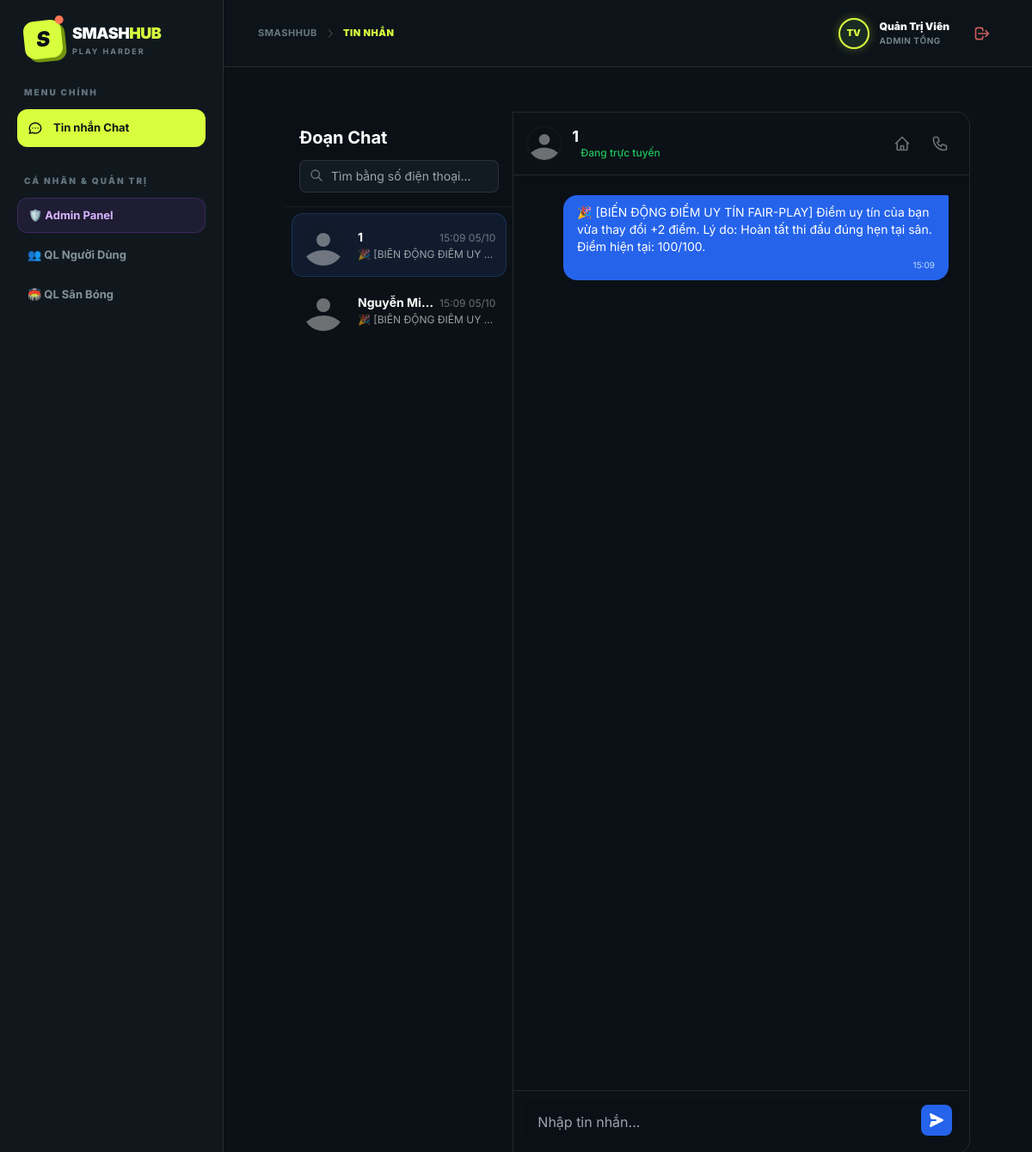
The page /index.php?action=chat&user=13 (signed in) on the database its author committed.
### tables this page shows
CREATE TABLE `users` (
  `id` int NOT NULL AUTO_INCREMENT,
  `username` varchar(50) NOT NULL,
  `password` varchar(255) NOT NULL,
  `role` enum('user','staff','owner','admin') DEFAULT 'user',
  `name` varchar(255) NOT NULL,
  `phone` varchar(20) DEFAULT NULL,
  `avatar_url` varchar(255) DEFAULT NULL,
  `skill_level` tinyint NOT NULL DEFAULT 3 COMMENT '1: Mới chơi, 2: TB Yếu, 3: Trung bình, 4: Khá, 5: Bán chuyên',
  `preferred_format` varchar(50) DEFAULT 'Đánh Đôi' COMMENT 'Đánh Đơn, Đánh Đôi, Giao lưu nhóm',
  `district` varchar(100) DEFAULT 'Bình Thạnh',
  `latitude` decimal(10,8) DEFAULT NULL,
  `longitude` decimal(11,8) DEFAULT NULL,
  `location_address` varchar(255) DEFAULT '',
  `reputation_score` int NOT NULL DEFAULT 100 COMMENT 'Thang điểm Uy Tín Fair-Play từ 0 - 100',
  `penalty_until` datetime DEFAULT NULL,
  `created_at` timestamp NOT NULL DEFAULT CURRENT_TIMESTAMP,
  `owner_id` int DEFAULT NULL,
  `assigned_pitch_id` int DEFAULT NULL,
  PRIMARY KEY (`id`),
  UNIQUE KEY `username` (`username`)
);

CREATE TABLE `messages` (
  `id` int NOT NULL AUTO_INCREMENT,
  `sender_id` int NOT NULL,
  `receiver_id` int NOT NULL,
  `content` text NOT NULL,
  `is_read` tinyint DEFAULT 0,
  `created_at` timestamp NOT NULL DEFAULT CURRENT_TIMESTAMP,
  PRIMARY KEY (`id`),
  KEY `sender_id` (`sender_id`),
  KEY `receiver_id` (`receiver_id`)
);

### controllers/MessageController.php (called while the page is built, shortened)
<?php
class MessageController {
    public function index() {
        $database = new Database();
        $db = $database->getConnection();
        $msgModel = new Message($db);
        $contacts = $msgModel->getRecentContacts($_SESSION['user_id'])->fetchAll(PDO::FETCH_ASSOC);
        if (isset($_GET['user'])) {
            require_once 'models/User.php';
            $userModel = new User($db);
            $active_user = $userModel->readOne($_GET['user']);
            if ($active_user) {
                $messages = $msgModel->getConversation($_SESSION['user_id'], $active_user['id'])->fetchAll(PDO::FETCH_ASSOC);
            }
        }
        require_once 'views/layout.php';
    }
}
?>

### models/Message.php (called while the page is built, shortened)
<?php
class Message {
    private $conn;
    private $table_name = "messages";
    public function __construct($db) {
        $this->conn = $db;
    }
    public function getConversation($user1, $user2) {
        $query = "SELECT m.*, u.avatar_url, u.name as sender_name
                  FROM " . $this->table_name . " m
                  JOIN users u ON m.sender_id = u.id
                  WHERE (m.sender_id = ? AND m.receiver_id = ?)
                     OR (m.sender_id = ? AND m.receiver_id = ?)
                  ORDER BY m.created_at ASC";
        $stmt = $this->conn->prepare($query);
        $stmt->execute([$user1, $user2, $user2, $user1]);
        $updateQ = "UPDATE " . $this->table_name . " SET is_read = 1 WHERE sender_id = ? AND receiver_id = ?";
        $upStmt = $this->conn->prepare($updateQ);
        $upStmt->execute([$user2, $user1]);
        return $stmt;
    }
    public function getRecentContacts($user_id) {
        $query = "
            SELECT
                u.id as contact_id, u.name, u.avatar_url,
                m.content as last_message, m.created_at, m.is_read, m.sender_id
            FROM users u
            JOIN messages m ON (u.id = m.sender_id OR u.id = m.receiver_id)
            WHERE (m.sender_id = ? OR m.receiver_id = ?)
              AND u.id != ?
              AND m.id = (
                  SELECT MAX(id) FROM messages m2
                  WHERE (m2.sender_id = u.id AND m2.receiver_id = ?)
                     OR (m2.sender_id = ? AND m2.receiver_id = u.id)
              )
            ORDER BY m.created_at DESC
        ";
        $stmt = $this->conn->prepare($query);
        $stmt->execute([$user_id, $user_id, $user_id, $user_id, $user_id]);
        return $stmt;
    }
}
?>

### models/User.php (called while the page is built, shortened)
<?php
class User {
    private $conn;
    private $table_name = "users";
    public function __construct($db) {
        $this->conn = $db;
        $this->ensureSchema();
    }
    private function ensureSchema() {
        try {
            $cols = $this->conn->query("SHOW COLUMNS FROM " . $this->table_name)->fetchAll(PDO::FETCH_COLUMN);
        } catch (Exception $e) {}
    }
    public function readOne($id) {
        $query = "SELECT * FROM " . $this->table_name . " WHERE id = ? LIMIT 0,1";
        $stmt = $this->conn->prepare($query);
        $stmt->bindParam(1, $id);
        $stmt->execute();
        return $stmt->fetch(PDO::FETCH_ASSOC);
    }
}
?>

### views/user/chat.php (the view, shortened to what this page needs)
<div class="max-w-7xl mx-auto py-6 sm:px-6 lg:px-8 h-[calc(100vh-80px)] flex">
    <div class="w-1/3 bg-[#0b1116] border-r border-white/10 flex flex-col rounded-l-2xl shadow-none">
        <div class="p-4 border-b border-white/5 bg-[#0b1116]/5 flex-shrink-0">
            <h2 class="text-xl font-bold text-white">Đoạn Chat</h2>
            <form action="index.php" method="GET" class="mt-3 relative">
                <input type="text" name="search_phone" placeholder="Tìm bằng số điện thoại..." required
                       class="w-full pl-9 pr-3 py-2 bg-[#0b1116] border border-white/10 rounded-lg text-sm focus:outline-none focus:border-blue-400 focus:ring-1 focus:ring-blue-400 transition">
                <svg class="w-4 h-4 text-white/40 absolute left-3 top-2.5" fill="none" stroke="currentColor" viewBox="0 0 24 24"><path stroke-linecap="round" stroke-linejoin="round" stroke-width="2" d="M21 21l-6-6m2-5a7 7 0 11-14 0 7 7 0 0114 0z"></path></svg>
            </form>
        </div>
        <div class="overflow-y-auto flex-1 p-2 space-y-1">
            <?php if(count($contacts) > 0): ?>
                <?php foreach($contacts as $c): ?>
                    <a href="index.php?action=chat&user=<?php echo $c['contact_id']; ?>"
                       class="flex items-center p-3 rounded-xl hover:bg-[#0b1116]/5 transition <?php echo (isset($active_user) && $active_user['id'] == $c['contact_id']) ? 'bg-blue-500/10 ring-1 ring-blue-500/30' : ''; ?>">
                        <div class="relative w-12 h-12 rounded-full overflow-hidden bg-[#0b1116]/10 flex-shrink-0">
                            <?php if(!empty($c['avatar_url'])): ?>
                                <img src="<?php echo htmlspecialchars($c['avatar_url']); ?>" class="w-full h-full object-cover">
                            <?php else: ?>
                                <svg class="w-full h-full text-white/40" fill="currentColor" viewBox="0 0 24 24"><path d="M24 20.993V24H0v-2.996A14.977 14.977 0 0112.004 15c4.904 0 9.26 2.354 11.996 5.993zM16.002 8.999a4 4 0 11-8 0 4 4 0 018 0z"/></svg>
                            <?php endif; ?>
                        </div>
                        <div class="ml-4 flex-1 min-w-0">
                            <div class="flex justify-between items-baseline mb-0.5">
                                <h4 class="text-sm font-bold text-white truncate"><?php echo htmlspecialchars($c['name']); ?></h4>
                                <span class="text-xs text-white/40 flex-shrink-0"><?php echo date('H:i d/m', strtotime($c['created_at'])); ?></span>
                            </div>
                            <p class="text-xs text-white/60 truncate <?php echo ($c['is_read'] == 0 && $c['sender_id'] != $_SESSION['user_id']) ? 'font-bold text-white' : ''; ?>">
                                <?php echo htmlspecialchars($c['last_message']); ?>
                            </p>
                        </div>
                    </a>
                <?php endforeach; ?>
            <?php else: ?>
                <div class="text-center p-4 text-white/40 text-sm mt-10">Chưa có cuộc trò chuyện nào.</div>
            <?php endif; ?>
        </div>
    </div>
    <div class="w-2/3 bg-[#0b1116]/5 flex flex-col rounded-r-2xl shadow-none border border-l-0 border-white/10 relative">
        <?php if($active_user): ?>
            <div class="p-4 bg-[#0b1116] border-b border-white/10 flex items-center justify-between shadow-none z-10 absolute top-0 w-full rounded-tr-2xl">
                <div class="flex items-center">
                    <div class="w-10 h-10 rounded-full overflow-hidden bg-[#0b1116]/10 flex-shrink-0 border border-white/5">
                        <?php if(!empty($active_user['avatar_url'])): ?>
                            <img src="<?php echo htmlspecialchars($active_user['avatar_url']); ?>" class="w-full h-full object-cover">
                        <?php else: ?>
                            <svg class="w-full h-full text-white/40" fill="currentColor" viewBox="0 0 24 24"><path d="M24 20.993V24H0v-2.996A14.977 14.977 0 0112.004 15c4.904 0 9.26 2.354 11.996 5.993zM16.002 8.999a4 4 0 11-8 0 4 4 0 018 0z"/></svg>
                        <?php endif; ?>
                    </div>
                    <div class="ml-3">
                        <h3 class="text-lg font-bold text-white leading-tight"><?php echo htmlspecialchars($active_user['name']); ?></h3>
                        <p class="text-xs font-medium text-green-500 flex items-center">
                            <span class="w-1.5 h-1.5 bg-green-500/100/100/100 rounded-full mr-1"></span> Đang trực tuyến
                        </p>
                    </div>
                </div>
                <div class="flex space-x-2">
                    <a href="index.php?action=matchmaking" class="text-white/40 hover:text-blue-500 transition p-2 bg-[#0b1116]/5 rounded-full">
                        <svg class="w-5 h-5" fill="none" stroke="currentColor" viewBox="0 0 24 24"><path stroke-linecap="round" stroke-linejoin="round" stroke-width="2" d="M3 12l2-2m0 0l7-7 7 7M5 10v10a1 1 0 001 1h3m10-11l2 2m-2-2v10a1 1 0 01-1 1h-3m-6 0a1 1 0 001-1v-4a1 1 0 011-1h2a1 1 0 011 1v4a1 1 0 001 1m-6 0h6"></path></svg>
                    </a>
                    <a href="tel:<?php echo htmlspecialchars($active_user['phone']); ?>" class="text-white/40 hover:text-green-500 transition p-2 bg-[#0b1116]/5 rounded-full">
                    </a>
                </div>
            </div>
            <div id="messagesArea" class="flex-1 p-6 overflow-y-auto space-y-4 mt-[72px] mb-[70px]">
                <?php foreach($messages as $m): ?>
                    <?php if($m['sender_id'] == $_SESSION['user_id']): ?>
                        <div class="flex justify-end">
                            <div class="bg-blue-600 text-white rounded-2xl rounded-tr-sm px-4 py-2.5 max-w-md shadow-none">
                                <p class="text-sm"><?php echo nl2br(htmlspecialchars($m['content'])); ?></p>
                                <span class="text-[10px] text-blue-200 mt-1 block text-right"><?php echo date('H:i', strtotime($m['created_at'])); ?></span>
                            </div>
                        </div>
                    <?php endif; ?>
                <?php endforeach; ?>
            </div>
            <div class="p-3 bg-[#0b1116] border-t border-white/10 absolute bottom-0 w-full rounded-br-2xl">
                <form id="chatForm" class="flex items-end gap-2 relative">
                    <textarea id="msgContent" rows="1" class="w-full bg-[#0b1116]/10 border-transparent focus:bg-[#0b1116] focus:ring-2 focus:ring-blue-500 focus:border-blue-500 rounded-xl py-3 pl-4 pr-12 resize-none transition-all shadow-inner" placeholder="Nhập tin nhắn..." required></textarea>
                    <button type="submit" class="p-2 bg-blue-600 hover:bg-blue-700 text-white rounded-lg transition shadow-none absolute right-2 bottom-2">
                        <svg class="w-5 h-5 transform rotate-90" fill="currentColor" viewBox="0 0 20 20"><path d="M10.894 2.553a1 1 0 00-1.788 0l-7 14a1 1 0 001.169 1.409l5-1.429A1 1 0 009 15.571V11a1 1 0 112 0v4.571a1 1 0 00.725.962l5 1.428a1 1 0 001.17-1.408l-7-14z"></path></svg>
                    </button>
                </form>
            </div>
        <?php endif; ?>
    </div>
</div>

### views/layout.php (style rules this page uses)
body { font-family: 'Inter', -apple-system, BlinkMacSystemFont, "Segoe UI", Roboto, sans-serif; background-color: #0b1116; color: #ffffff; }
input:not([type="checkbox"]):not([type="radio"]):not([type="submit"]):not([type="button"]), textarea, select { background-color: #121b21; color: #ffffff; }

### rows shown on the page
users: name "1", created_at "15:09 05/10", last_message "🎉 [BIẾN ĐỘNG ĐIỂM UY…"
users: name "Nguyễn Mi…", created_at "15:09 05/10", last_message "🎉 [BIẾN ĐỘNG ĐIỂM UY…"
messages: content "🎉 [BIẾN ĐỘNG ĐIỂM UY TÍN FAIR-PLAY] Điểm uy tín của bạn vừa thay đổi +2 điểm. Lý do: Hoàn tất thi đấu đúng hẹn tại sân. Điểm hiện tại: 100/100.", created_at "15:09"

### other values the page prints
$page_title "TIN NHẮN"
$user_initials "TV"
$clean_user_name "Quản Trị Viên"
$user_badge_text "ADMIN TỔNG"
